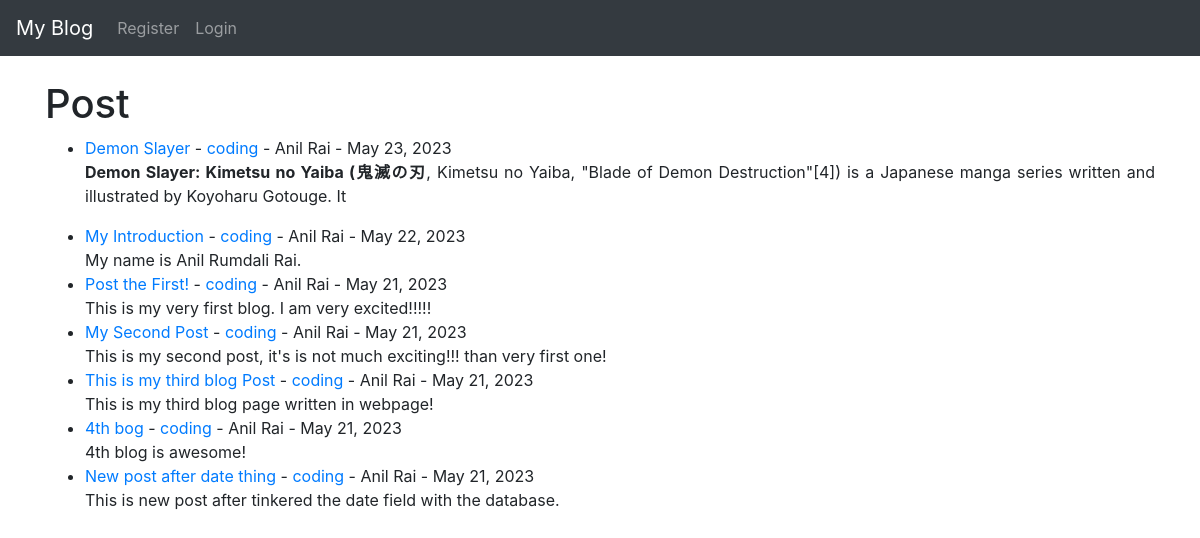
The app's page /, older data.
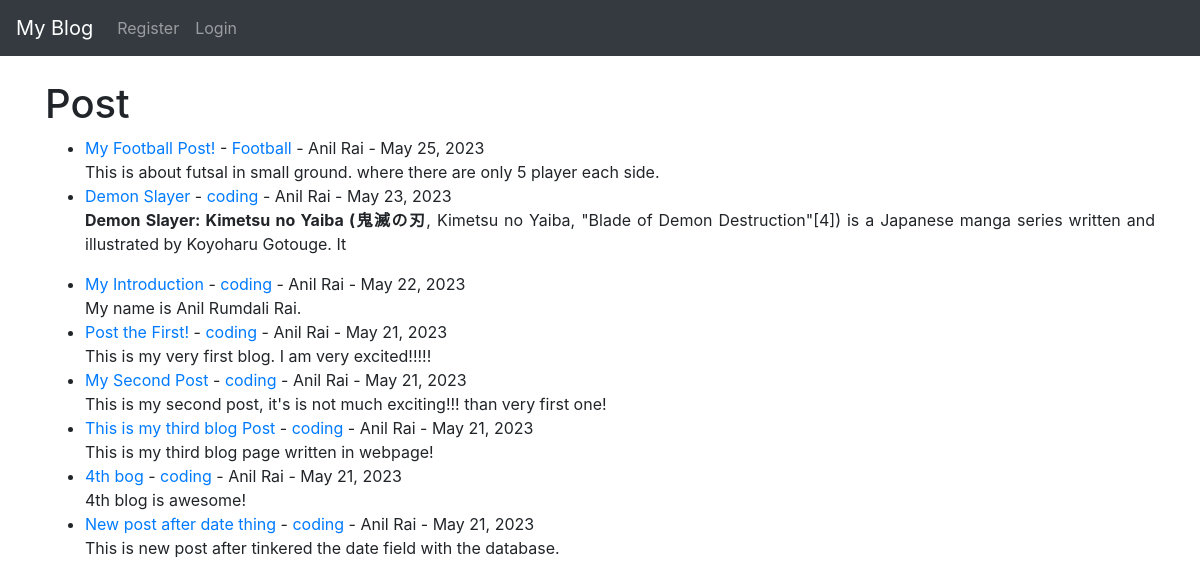
The same page, newer data.
### theblog/models.py (models this page shows, shortened)
class Post(models.Model):
    title = models.CharField(max_length=255)
    title_tag = models.CharField(max_length=255)
    author = models.ForeignKey(User,on_delete=models.CASCADE)
    body = models.TextField()
    post_date = models.DateField(auto_now_add=True)
    catogery = models.CharField(max_length= 255, default ='coding')

### theblog/views.py (the view)
# urls.py: path('', HomeView.as_view(),name='home'),
class HomeView(ListView):
    model = Post
    template_name = 'home.html'
    ordering = ['-post_date']

### theblog/templates/home.html (shortened to what this page needs)
{% extends 'base.html' %}
{% block content %}
<h1> Post </h1>
<ul>
{% for post in object_list %}
    <li><a href="{% url 'article-detail' post.pk %}">
        {{ post.title }}</a> -
        <a href="{% url 'category' post.catogery|slugify %}">{{ post.catogery }}</a> -
        {{post.author.first_name}}
        {{post.author.last_name}} -
        {{ post.post_date }}
        <br/>
        {{ post.body|slice:':200'|safe }}</li>
{% endfor %}
</ul>
{% endblock %}

Row changes from the older to the newer data that the page shows:
added Post: title "My Football Post!", catogery "Football", author.first_name "Anil", author.last_name "Rai", post_date "May 25, 2023", body "This is about futsal in small ground. where there are only 5 player each side."
